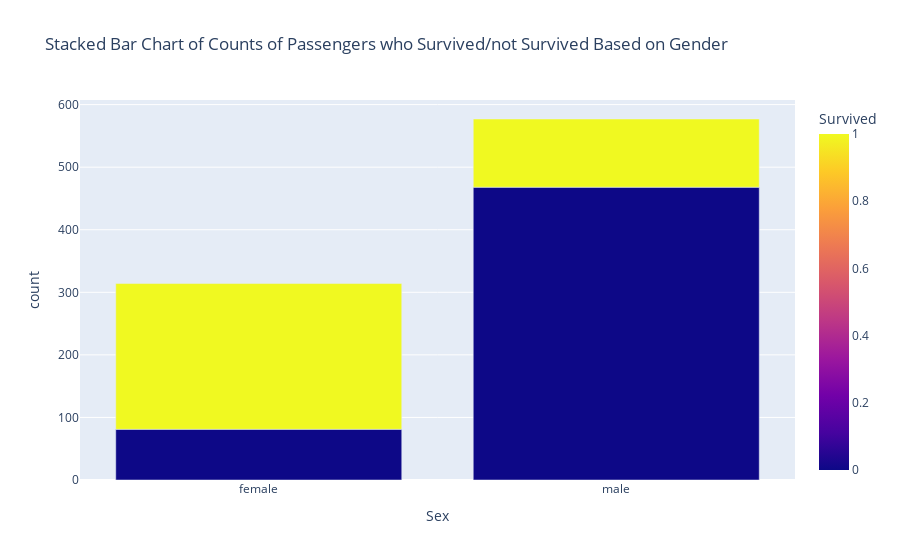

The notebook cell this image was saved under:
### Markdown cell above
5. Graph the value counts of the number of passengers who survived and did not survive
based on gender using a stacked bar graph.

### Code cell
import seaborn as sns
import plotly.express as px

# Calculate the count of survivors and non-survivors based on gender
survival_counts = df.groupby(['Sex', 'Survived'])['Survived'].count().reset_index(name='count')

# Create a stacked bar chart using Plotly Express
fig = px.bar(survival_counts, x='Sex', y='count', color='Survived', barmode='stack', title = 'Stacked Bar Chart of Counts of Passengers who Survived/not Survived Based on Gender')

# Show the chart
fig.show()

### Figure 1 — Plotly figure (JSON) as saved in the notebook; plotly's stock layout.template omitted (floating-point values rounded to 4 significant figures)
{"data": [{"alignmentgroup": "True", "hovertemplate": "Sex=%{x}<br>count=%{y}<br>Survived=%{marker.color}<extra></extra>", "legendgroup": "", "marker": {"color": [0, 1, 0, 1], "coloraxis": "coloraxis"}, "name": "", "offsetgroup": "", "orientation": "v", "showlegend": false, "textposition": "auto", "type": "bar", "x": ["female", "female", "male", "male"], "xaxis": "x", "y": [81, 233, 468, 109], "yaxis": "y"}], "layout": {"barmode": "stack", "coloraxis": {"colorbar": {"title": {"text": "Survived"}}, "colorscale": [[0, "#0d0887"], [0.1111, "#46039f"], [0.2222, "#7201a8"], [0.3333, "#9c179e"], [0.4444, "#bd3786"], [0.5556, "#d8576b"], [0.6667, "#ed7953"], [0.7778, "#fb9f3a"], [0.8889, "#fdca26"], [1, "#f0f921"]]}, "legend": {"tracegroupgap": 0}, "title": {"text": "Stacked Bar Chart of Counts of Passengers who Survived/not Survived Based on Gender"}, "xaxis": {"anchor": "y", "domain": [0, 1], "title": {"text": "Sex"}}, "yaxis": {"anchor": "x", "domain": [0, 1], "title": {"text": "count"}}}}
